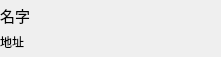
<?xml version="1.0" encoding="UTF-8"?>
<ui version="4.0">
 <class>history</class>
 <widget class="QWidget" name="history">
  <property name="geometry">
   <rect>
    <x>0</x>
    <y>0</y>
    <width>221</width>
    <height>57</height>
   </rect>
  </property>
  <property name="windowTitle">
   <string>Form</string>
  </property>
  <widget class="QLabel" name="NameLabel">
   <property name="geometry">
    <rect>
     <x>0</x>
     <y>0</y>
     <width>221</width>
     <height>31</height>
    </rect>
   </property>
   <property name="font">
    <font>
     <family>Adobe Arabic</family>
     <pointsize>11</pointsize>
    </font>
   </property>
   <property name="text">
    <string>名字</string>
   </property>
  </widget>
  <widget class="QLabel" name="AddressLabel">
   <property name="geometry">
    <rect>
     <x>0</x>
     <y>31</y>
     <width>221</width>
     <height>21</height>
    </rect>
   </property>
   <property name="text">
    <string>地址</string>
   </property>
  </widget>
  <widget class="QPushButton" name="deleteBtn">
   <property name="geometry">
    <rect>
     <x>190</x>
     <y>8</y>
     <width>20</width>
     <height>20</height>
    </rect>
   </property>
   <property name="text">
    <string/>
   </property>
   <property name="icon">
    <iconset resource="iconimage.qrc">
     <normaloff>:/image/image/btn_delete_n.png</normaloff>:/image/image/btn_delete_n.png</iconset>
   </property>
   <property name="flat">
    <bool>true</bool>
   </property>
  </widget>
 </widget>
 <resources>
  <include location="iconimage.qrc"/>
 </resources>
 <connections/>
</ui>
